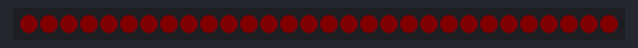
A program run on a simulated CircuitPython board. On the bench: 30 RGB LEDs in strip order, left to right. Dim RGB values are drawn brighter than linear.

Above: at 0.05 s.
At 8.37 s:
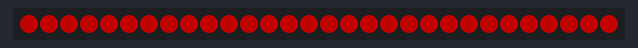

Measured:
- by itself, everything shown: repeats every 10.2 s, in 100 steps

The program:

fader.py
```python
import board
import time
import random
from neopixel import NeoPixel

np = NeoPixel(board.D2, 30, auto_write=False, brightness=1)
red = (255, 0, 0)
orange = (255, 136, 0)
yellow = (255, 242, 0)
green = (36, 179, 0)
blue = (0, 0, 255)
purple = (162, 45, 224)
pink = (247, 126, 169)
white = (255, 255, 255)

colors = [red, orange, yellow, green, blue, purple, white]

def fade_in(color, speed):
    red_original = color[0]
    green_original = color[1]
    blue_original = color[2]
    red_ratio = color[0] / 50
    green_ratio = color[1] / 50
    blue_ratio = color[2] / 50
    for i in range(1, 51):
        A = red_original + i * red_ratio
        B = green_original + i * green_ratio
        C = blue_original + i * blue_ratio
        np.fill((A, B, C))
        np.show()
        time.sleep(speed)

def fade_out(color, speed):
    red_original = color[0]
    green_original = color[1]
    blue_original = color[2]
    red_ratio = color[0] / 50
    green_ratio = color[1] / 50
    blue_ratio = color[2] / 50
    for i in range(1, 51):
        A = red_original - i * red_ratio
        B = green_original - i * green_ratio
        C = blue_original - i * blue_ratio
        np.fill((A, B, C))
        np.show()
        time.sleep(speed)


while True:
    fade_in(red, 0.1)
    fade_out(red, 0.1)
```
